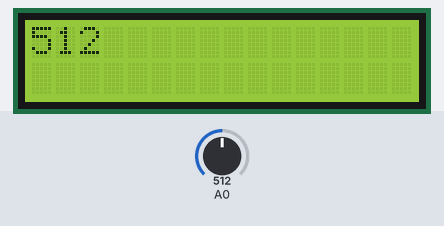
Simulated run of this sketch. Board: Arduino Uno, built with avr-gcc and run on an emulated ATmega328P. On the bench: 16×2 character LCD. Inputs (shaded band) come from the test bench; at power-on: A0 = 512.

Above: at 1.2 s.
1.3 s: A0 set to 716
At 2.4 s:
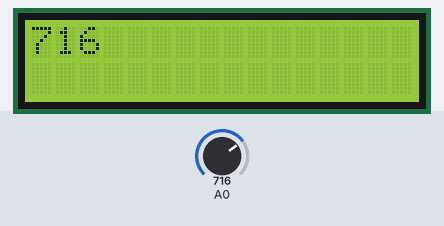
2.8 s: A0 set to 900
At 3.6 s:
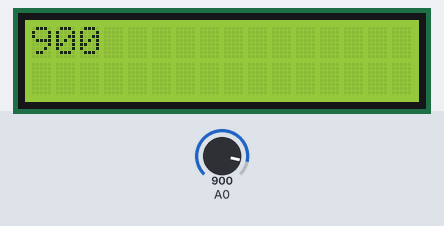
4.3 s: A0 set to 1010
At 4.7 s:
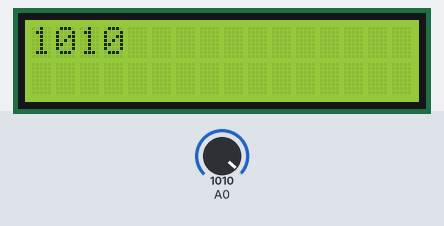
Timing chart, 0 to 7.3 s (numbered marks = the images above; inputs shaded):
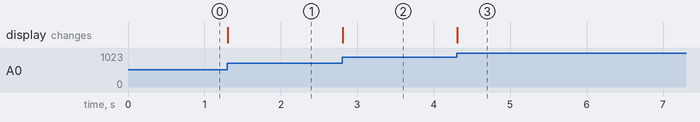

Measured:
- after the input at 1.3 s, the display: changes at once (image 1)
- after the input at 2.8 s, the display: changes at once (image 2)
- after the input at 4.3 s, the display: changes at once (image 3)

The sketch:

potentiometer.ino
```cpp
#include <LiquidCrystal_I2C.h>

// 저항의 크기가 변함, 가변 저항
// AD컨버젼 된 값을 시리얼모니터에 표현
// AD컨버젼 된 값은 0~1023으로 디지털 값 표현

LiquidCrystal_I2C lcd(0x27,16,2);

void setup(){
    lcd.init();
    lcd.backlight();
    //Serial.begin(9600);
}

void loop(){
    // A0핀에 아날로그 전압을 디지털 값으로 변환한 후 sensorValue에 저장
    int sensorValue = analogRead(A0);
    /* Serial.print("[LKE LAB]  value : ");  // 시리얼 모니터에 출력할 내용
    Serial.println(sensorValue);  // 시리얼 모니터에 sensorValue 값 출력 */
    lcd.setCursor(0,0);
    lcd.print(sensorValue);
    if(sensorValue>1000){
        lcd.setCursor(3,0);

    }


}
```
